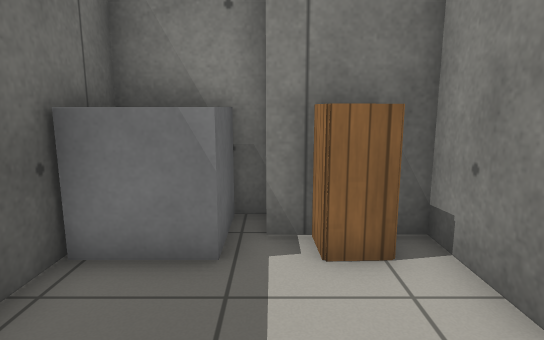
view 1 (above)

21 first-person views from a walk through a robot-simulator world made for Gazebo. The camera is 1 m above the floor, tilts 10° down and sees 75° across. The floor is counted in squares, 0.5 m on a side. Each view is taken from the middle of a square. On the plan, view 1 faces up. The plan holds only what a view shows up to about 19 squares ahead; the rest is blank. Robots are left out. Simple patterns stand in for the simulator's built-in surfaces.

view 2
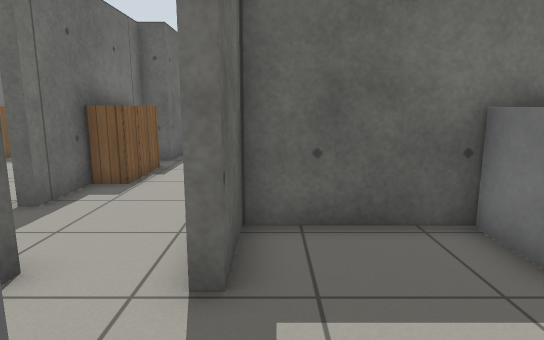

view 3
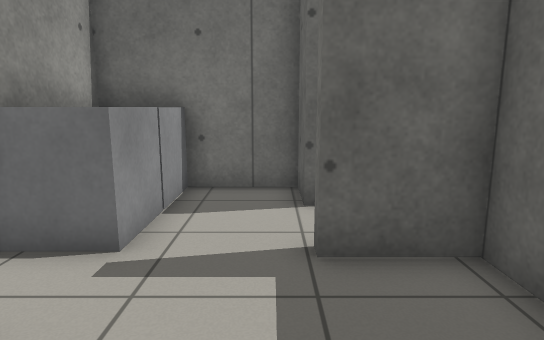

view 4
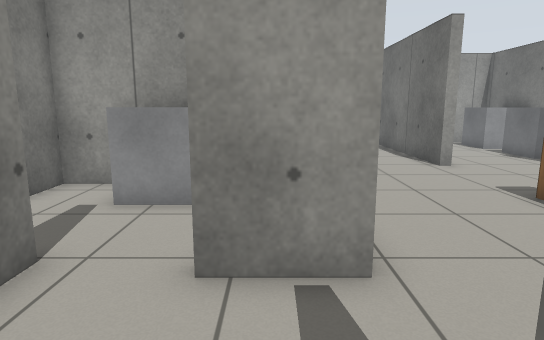

view 5
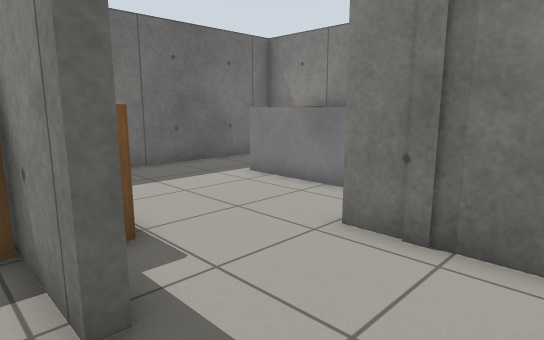

view 6
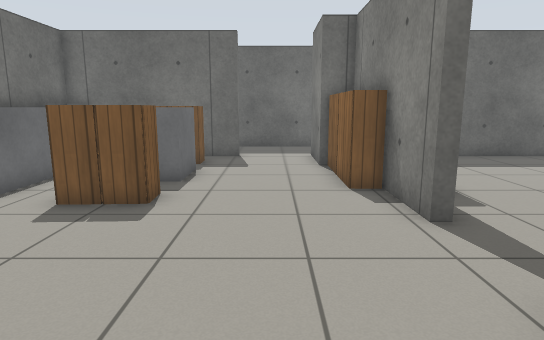

view 7
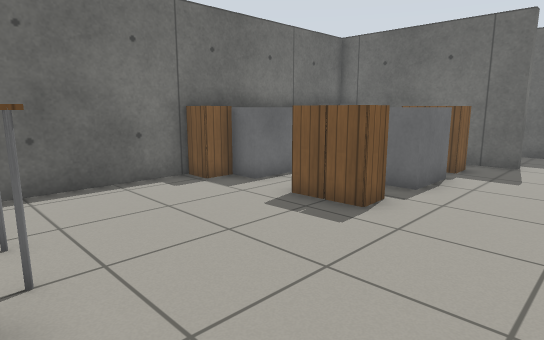

view 8
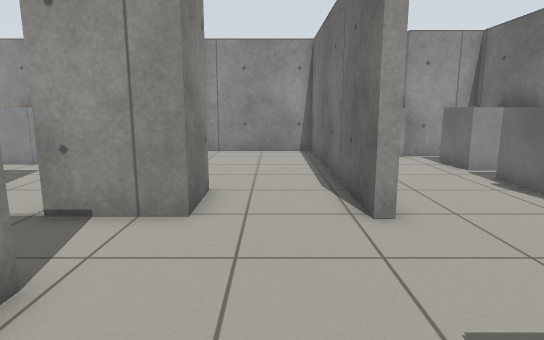

view 9
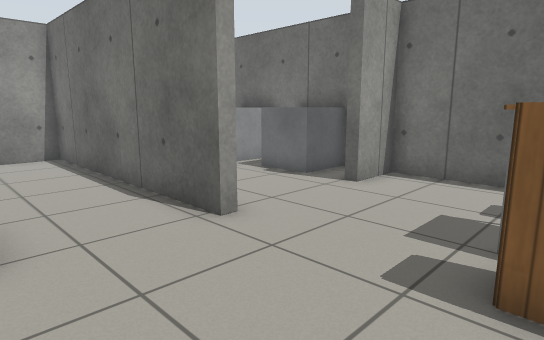

view 10
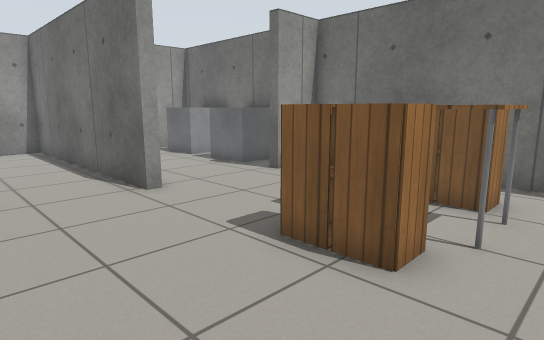

view 11
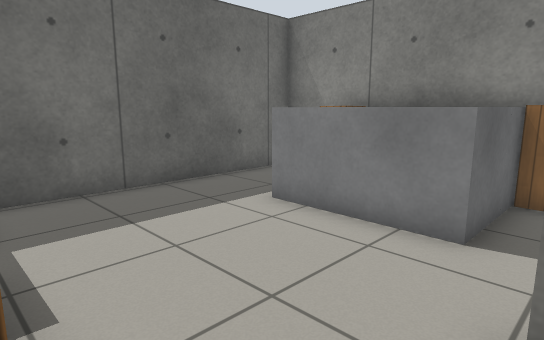

view 12
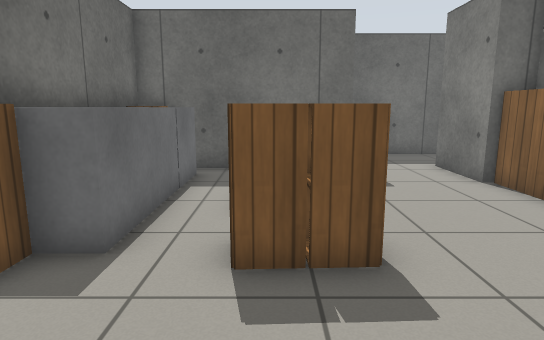

view 13
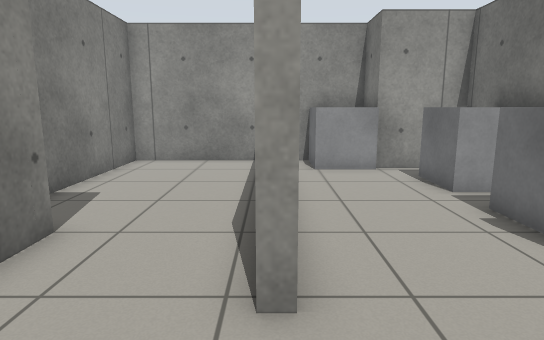

view 14
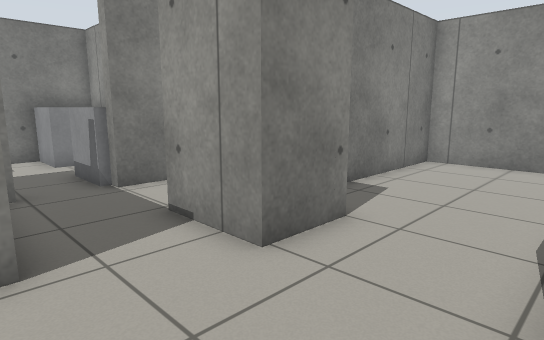

view 15
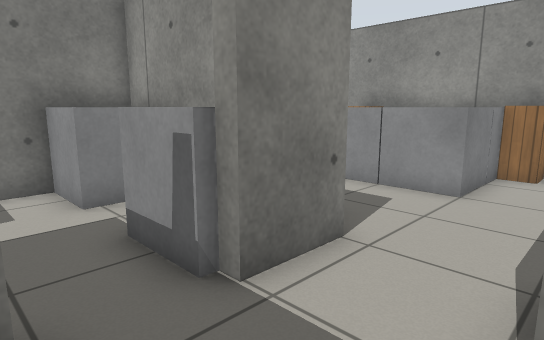

view 16
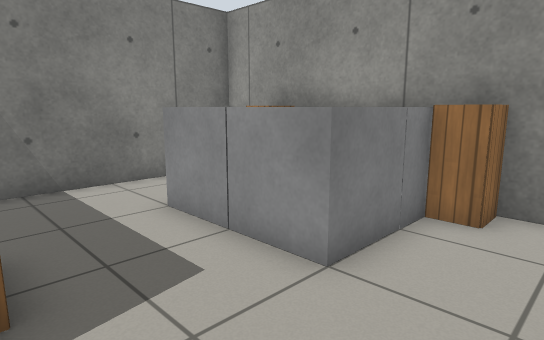

view 17
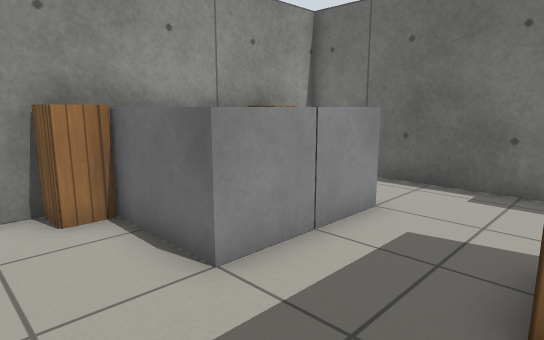

view 18
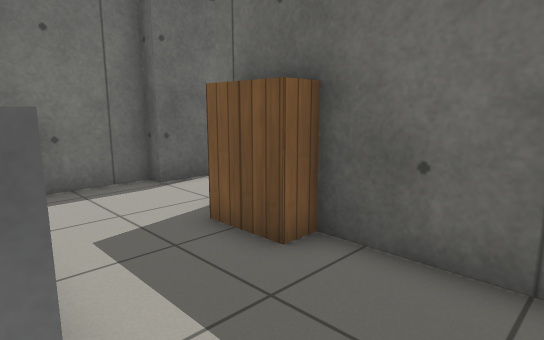

view 19
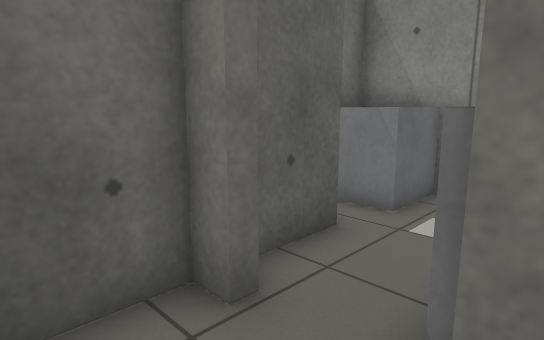

view 20
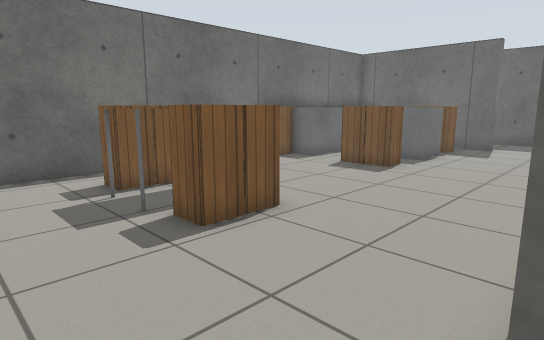

view 21
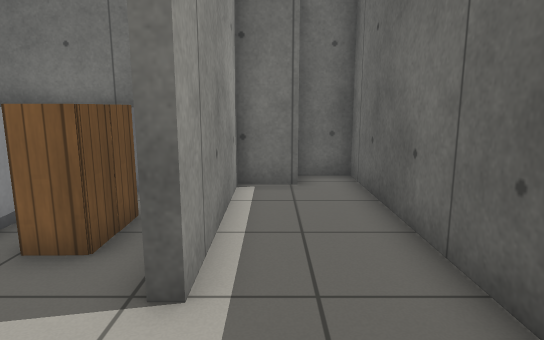

### Floor plan
Points are (right, up) in squares from view 1. A wall is a line through its corners. A room is listed if a view was taken in it or the views show most of it. See-through windows are left out.
Room 1 (views 1, 2, 3)
walls: (2.5, 3) (2.5, 4.5); (4.2, 0.4) (4.2, 2.5) (2.9, 2.5); (-1.1, -2.1) (-0.6, -2.1) (-0.6, -3.8) (4.2, -3.8) (4.2, -1.4); (2.2, 5.4) (-0.1, 5.4); (0, 6.5) (-2.8, 6.5) (-2.8, 0.5) (-0.6, 0.5) (-0.6, 0) (-1.6, 0)
ways out: opening at (-1, -1.5) to room 2; opening at (2, 5) to room 4
objects: grey box (-2, 5) to (-1, 6); cabinet (1, 5); grey box (2, -3) to (2, -2); grey box (2, -1) to (4, 0); grey box (4, -3)
Room 2 (views 4, 11)
walls: (-1.6, 0) (-4.4, 0); (-5.3, 6.5) (-12.7, 6.5) (-12.7, -2); (-12.1, -2.8) (-10.4, -2.8) (-10.4, -3.8) (-4, -3.8) (-4, -4.2); (-1.1, -4.2) (-1.1, -2.1)
ways out: opening at (-1, -1.5) to room 1; opening at (-3, -4) to room 3
objects: other object (-10, 6); cabinet (-9, -3); grey box (-9, 3) to (-8, 4); cabinet (-8, -3); cabinet (-7, -3) to (-6, -3); grey box (-7, 3) to (-6, 4); grey box (-7, 5) to (-6, 6); cabinet (-5, 6)
Room 3 (views 5, 6, 7, 8, 9, 10, 12, 13, 14)
walls: (7.3, -9.4) (7.3, -8.9) (17.5, -8.9) (17.5, -3.8) (12, -3.8); (-4.2, -15.3) (7.1, -15.3) (7.1, -13.4) (7.5, -13.4); (-4, -4.2) (-10.4, -4.2) (-10.4, -4.6); (9.5, -5.5) (7.3, -5.5) (7.3, -4.5); (11.6, -15.3) (12.2, -15.3); (-10.4, -5.5) (-13.2, -5.5); (14.6, -15.3) (15.7, -15.3) (15.7, -12.4); (-12.7, -8.4) (-12.7, -15.4); (17.5, -12.5) (17.5, -10)
low walls: (4.8, -4.2) (4.3, -4.2)
ways out: opening at (-3, -4) to room 2; opening at (6, -4) to room 4; opening at (-13, -7) to room 5
objects: other object (-12, -15); grey box (-11, -15) to (-10, -14); cabinet (-11, -11); cabinet (-11, -10); bookshelf (-10, -5) to (-9, -5); grey box (-9, -15) to (-8, -14); grey box (-9, -11) to (-8, -10); grey box (-8, -15) to (-7, -14); bookshelf (-8, -5) to (-7, -5); cabinet (-6, -15) to (-5, -14); cabinet (-6, -11) to (-5, -11); cabinet (-6, -10) to (-5, -10); table (0, -12) to (3, -11); cabinet (1, -13); cabinet (1, -10) to (1, -9); cabinet (2, -13); cabinet (2, -10) to (3, -9); grey box (9, -15) to (11, -14); grey box (13, -15) to (14, -14); grey box (16, -12) to (17, -11)
Room 4 (views 15, 16, 17, 18, 19, 20)
walls: (9.2, 2.6) (9.2, 4.5); (9.6, 0.6) (9.6, 0) (7.3, 0) (7.3, 0.4); (9.6, 4.6) (9.6, 2.5); (9.2, 6.5) (2.9, 6.5); (5.3, 0.5) (5.3, 0) (4.6, 0) (4.6, -1.7); (4.6, 3) (4.6, 1); (7.3, -4.5) (7.3, -2.8) (9.6, -2.8) (9.6, -3.4) (17.5, -3.4) (17.5, 6.5) (11.1, 6.5)
ways out: opening at (2, 5) to room 1; opening at (6, -4) to room 3
objects: grey box (3, 5) to (5, 6); grey box (7, 1) to (7, 2); grey box (7, 5) to (9, 6); grey box (9, 1) to (9, 2); bookshelf (10, 1) to (10, 2); grey box (14, 0) to (15, 1); grey box (14, 2) to (15, 3); grey box (16, 0) to (17, 1); grey box (16, 2) to (17, 3); cabinet (17, -1); cabinet (17, 4)
Room 5 (view 21)
walls: (-14.8, -14.1) (-13.1, -14.1) (-13.1, -8.4) (-12.7, -8.4); (-16.3, -3.8) (-16.3, -15.3) (-14.8, -15.3)
ways out: opening at (-13, -7) to room 3

Positions as (right, up) in squares from view 1, and headings:
1: (0, 0), facing up
2: (3, 1), facing left
3: (0, 5), facing down
4: (-5, -3), facing right
5: (-1, -5), facing up-left
6: (2, -7), facing left
7: (1, -6), facing down-left
8: (1, -7), facing right
9: (2, -5), facing down-right
10: (-1, -5), facing down-right
11: (-4, -3), facing up-left
12: (-1, -11), facing left
13: (4, -9), facing right
14: (4, -9), facing up-right
15: (5, -3), facing up-right
16: (10, -3), facing up-right
17: (10, 6), facing down-right
18: (14, 6), facing down-left
19: (8, -2), facing up-left
20: (6, -4), facing down-left
21: (-14, -5), facing down
